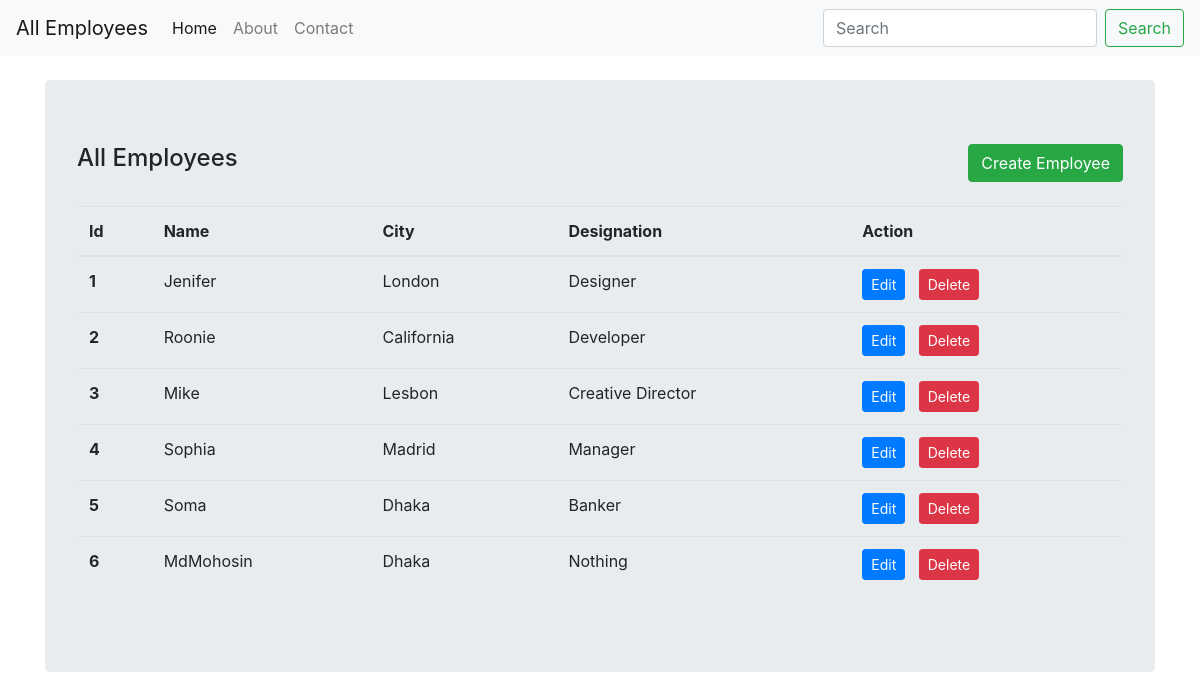
The page / on the database its author committed.
### tables this page shows
CREATE TABLE `employeetbl` (
  `id` int(11) NOT NULL,
  `name` varchar(255) NOT NULL,
  `city` varchar(255) NOT NULL,
  `designation` varchar(255) NOT NULL
);

### classes/Database.php (called while the page is built, shortened)
<?php
class Database{
    protected function connect(){
        try{
            $conn = new PDO('mysql:host='.DB_HOST.';dbname='.DB_NAME.';',DB_USER,DB_PWD);
            $conn->setAttribute(PDO::ATTR_ERRMODE,PDO::ERRMODE_EXCEPTION);
            return $conn;
        }catch(PDOException $e){
            die("Connection failed");
        }
    }
}
?>

### classes/Employee.php (called while the page is built, shortened)
<?php
class Employee extends Database{
    private $table = 'employeetbl';
    public function readAll(){
        $sql = "SELECT * FROM $this->table";
        $stmt = $this->connect()->prepare($sql);
        $stmt->execute();
        $data = $stmt->fetchAll();
        return $data;
    }
}
?>

### index.php (the view, shortened to what this page needs)
    <!DOCTYPE html>
    <html lang="en">
    <head>
        <link rel="stylesheet" href="https://stackpath.bootstrapcdn.com/bootstrap/4.1.1/css/bootstrap.min.css"
>
    </head>
    <body>
        <nav class="navbar navbar-expand-lg navbar-light bg-light">
            <a class="navbar-brand" href="#">All Employees</a>
            <div class="collapse navbar-collapse" id="navbarSupportedContent">
                <ul class="navbar-nav mr-auto">
                    <li class="nav-item active">
                        <a class="nav-link" href="#">Home</a>
                    </li>
                    <li class="nav-item">
                        <a class="nav-link" href="#">About</a>
                    </li>
                    <li class="nav-item">
                        <a class="nav-link" href="#">Contact</a>
                    </li>
                </ul>
                <form class="form-inline my-2 my-lg-0">
                    <input class="form-control mr-sm-2" type="search" placeholder="Search" aria-label="Search">
                    <button class="btn btn-outline-success my-2 my-sm-0" type="submit">Search</button>
                </form>
            </div>
        </nav>
        <div class="container mt-4">
            <div class="row">
                <div class="col-lg-12">
                    <div class="jumbotron">
                        <a href="create.php" class="btn btn-md btn-success float-right mb-4">
                            Create Employee
                        </a>
                        <h4>All Employees</h4>
                        <table class="table">
                            <thead>
                                <tr>
                                    <th scope="col">Id</th>
                                    <th scope="col">Name</th>
                                    <th scope="col">City</th>
                                    <th scope="col">Designation</th>
                                    <th scope="col">Action</th>
                                </tr>
                            </thead>
                            <tbody>
                                <?php
                            $employee = new Employee();
                            $rows = $employee->readAll();
                            foreach ($rows as $value) {
                        ?>
                                    <tr>
                                        <th scope="row">
                                            <?php echo $value['id']; ?>
                                        </th>
                                        <td>
                                            <?php echo $value['name']; ?>
                                        </td>
                                        <td>
                                            <?php echo $value['city']; ?>
                                        </td>
                                        <td>
                                            <?php echo $value['designation']; ?>
                                        </td>
                                        <td>
                                            <a class="btn btn-sm btn-primary" href="edit.php?edit=<?php echo $value['id'];?>">Edit</a> &nbsp;
                                            <a class="btn btn-sm btn-danger" href="index.php?del=<?php echo $value['id'];?>">Delete</a>
                                        </td>
                                    </tr>
                                    <?php
                        }
                        ?>
                            </tbody>
                        </table>
                    </div>
                </div>
            </div>
        </div>
    </body>
    </html>

### rows shown on the page
employeetbl: id "1", name "Jenifer", city "London", designation "Designer"
employeetbl: id "2", name "Roonie", city "California", designation "Developer"
employeetbl: id "3", name "Mike", city "Lesbon", designation "Creative Director"
employeetbl: id "4", name "Sophia", city "Madrid", designation "Manager"
employeetbl: id "5", name "Soma", city "Dhaka", designation "Banker"
employeetbl: id "6", name "MdMohosin", city "Dhaka", designation "Nothing"
